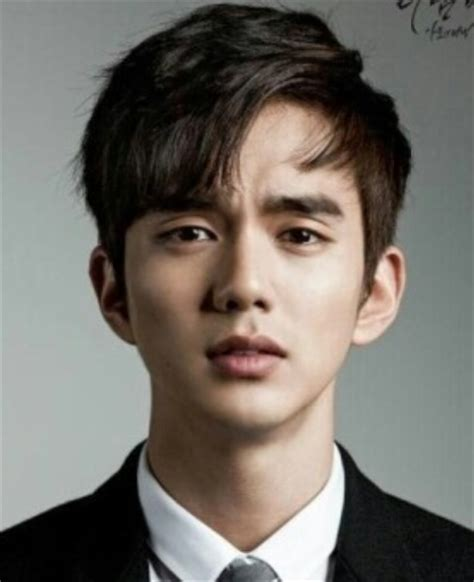
#> input picture images/bang_hair.jpg, 474 x 582 px, given in place of the camera
$ python blobs.py
#> lines starting #> are read from the running program, lines starting #| are printed output that depends on the picture; after the words box and inside, x2 and y2 are one past the last pixel; in counts of white or black regions, pixels touching at a corner belong together
import cv2
import numpy as np

# create video capture
cap = cv2.VideoCapture(0)

while(1):

    # read the frames
    _,frame = cap.read()
#> frame is the input picture: shape (582, 474, 3); mean B, G, R 103.9, 110.5, 115.4

    # smooth it
    frame = cv2.blur(frame,(3,3))

    # convert to hsv and find range of colors
    hsv = cv2.cvtColor(frame,cv2.COLOR_BGR2HSV)
#> hsv: shape (582, 474, 3); mean H, S, V 46.4, 51.3, 118.8
    thresh = cv2.inRange(hsv,np.array((0, 80, 80)), np.array((20, 255, 255)))
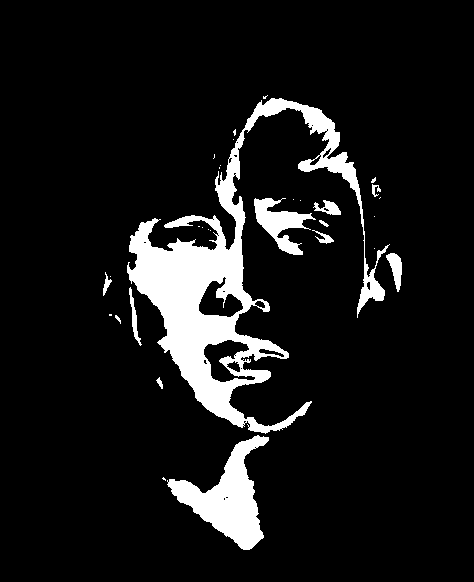
#> thresh: shape (582, 474); 9.4% white; 31 white regions (19 under 20 px)
    thresh2 = thresh.copy()

    # find contours in the threshold image
    contours,hierarchy = cv2.findContours(thresh,cv2.RETR_LIST,cv2.CHAIN_APPROX_SIMPLE)
#> contours = 58 contours, 39 with area under 20; largest, box (x1, y1, x2, y2) and area: (127, 98, 390, 434) 19738, (167, 435, 269, 550) 4486, (254, 198, 316, 255) 1320, (203, 339, 256, 383) 1096, (198, 276, 244, 318) 998

    # finding contour with maximum area and store it as best_cnt
    max_area = 0
    for cnt in contours:
        area = cv2.contourArea(cnt)
        if area > max_area:
            max_area = area
            best_cnt = cnt
#> this loop made 58 passes
#> (area, max_area) on passes 5, 57: (4485.5, 4485.5), (19738, 19738)
#> area on passes 8, 10, 13, 14, 17, 19: 27.5, 101.5, 107, 1096, 58, 160.5
#> after the loop, best_cnt = contour of 1224 points, box (x1, y1, x2, y2) (127, 98, 390, 434), area 19738; max_area = 19738

    # finding centroids of best_cnt and draw a circle there
    M = cv2.moments(best_cnt)
#> M = moments, m00 19738, centre m10/m00, m01/m00 = (223.8, 286.6)
    cx,cy = int(M['m10']/M['m00']), int(M['m01']/M['m00'])
#> cx = 223; cy = 286
    cv2.circle(frame,(cx,cy),5,255,-1)
#> frame: shape (582, 474, 3); mean B, G, R 103.9, 110.5, 115.3

    # Show it, if key pressed is 'Esc', exit the loop
    cv2.imshow('frame',frame)
    cv2.imshow('thresh',thresh2)
    if cv2.waitKey(33)== 27:
#> (key Esc is pressed here)
        break

# Clean up everything before leaving
cv2.destroyAllWindows()
cap.release()

$ run again, on images/face_with_glasses.jpg
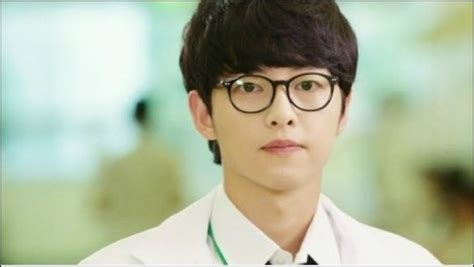
#> input picture images/face_with_glasses.jpg, 474 x 267 px, given in place of the camera
#> frame is the input picture: shape (267, 474, 3); mean B, G, R 158.9, 184.2, 175.4
#> hsv: shape (267, 474, 3); mean H, S, V 46, 57.9, 189.7
#> `thresh = cv2.inRange(hsv,np.array((0, 80, 80)), np.array((20, 255, 255..`:
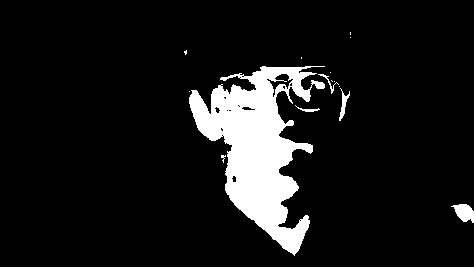
#> thresh: shape (267, 474); 9.4% white; 15 white regions (10 under 20 px)
#> contours = 31 contours, 22 with area under 20; largest, box (x1, y1, x2, y2) and area: (189, 66, 325, 256) 11146, (451, 204, 474, 223) 244, (266, 73, 294, 98) 231, (339, 88, 350, 121) 88, (241, 106, 256, 111) 39
#> the loop `for cnt in contours:` made 31 passes
#> (area, max_area) on passes 2, 27: (243.5, 243.5), (11146, 11146)
#> after the loop `for cnt in contours:`: best_cnt = contour of 525 points, box (x1, y1, x2, y2) (189, 66, 325, 256), area 11146; max_area = 11146
#> M = moments, m00 11146, centre m10/m00, m01/m00 = (257.2, 146.8)
#> cx = 257; cy = 146

$ run again, on images/face_with_glasses3.jpg
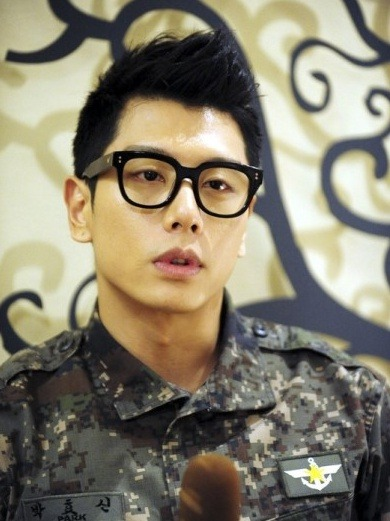
#> input picture images/face_with_glasses3.jpg, 390 x 521 px, given in place of the camera
#> frame is the input picture: shape (521, 390, 3); mean B, G, R 109.6, 127.4, 133.9
#> hsv: shape (521, 390, 3); mean H, S, V 48.2, 53.2, 136.6
#> `thresh = cv2.inRange(hsv,np.array((0, 80, 80)), np.array((20, 255, 255..`:
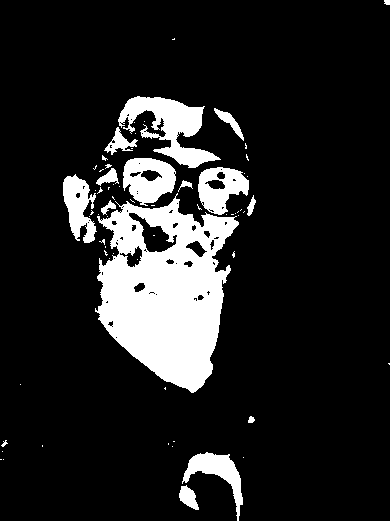
#> thresh: shape (521, 390); 13.7% white; 68 white regions (52 under 20 px)
#> contours = 137 contours, 104 with area under 20; largest, box (x1, y1, x2, y2) and area: (95, 193, 239, 393) 18216, (118, 96, 221, 168) 2846, (123, 158, 176, 206) 1796, (198, 167, 249, 215) 1575, (63, 174, 97, 243) 1261
#> the loop `for cnt in contours:` made 137 passes
#> (area, max_area) on passes 1, 5, 89: (261.5, 261.5), (1215, 1215), (18215.5, 18215.5)
#> after the loop `for cnt in contours:`: best_cnt = contour of 408 points, box (x1, y1, x2, y2) (95, 193, 239, 393), area 18216; max_area = 18215.5
#> M = moments, m00 18215.5, centre m10/m00, m01/m00 = (165, 289.3)
#> cx = 165; cy = 289
